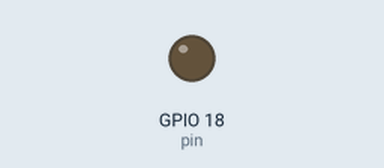
Bench run of a program on a simulated Raspberry Pi (BCM pin numbers). Parts: output pins drawn as LEDs (lit = HIGH).

Above: at 0.05 s.
At 0.95 s:
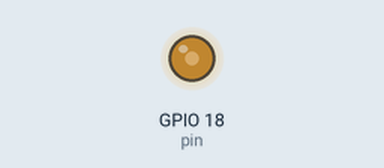
At 1.9 s:
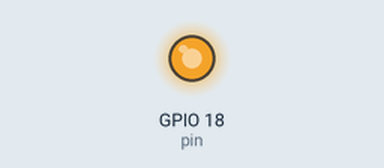
At 3.8 s:
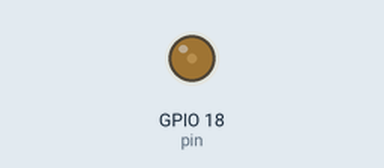
Timing chart, 0 to 5.5 s (numbered marks = the images above):
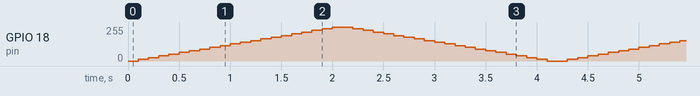

The program:

pwm_demo.py
```python
"""
circuit:

GPIO18     LED         R
 (V+) ___  ▶|  ____ /\/\/\ _______
        |                        |
        |__ voltage indicator ___|
                                 ⏚

Can you write a script to automatically go through duty cycles
in steps of 10% so that you can record the voltage along the way
on the indicator?
"""

import time
import RPi.GPIO as GPIO

# Use the GPIO numbers, *not* the physical pin numbers
GPIO.setmode(GPIO.BCM)

# Use GPIO 18, which is physical pin 12
pin = 18
GPIO.setup(pin, GPIO.OUT)

# Set the PWM frequency (Hz)
freq = 50

p = GPIO.PWM(pin, freq)
p.start(0)
try:
    while 1:
        for dc in range(0, 101, 5):
            p.ChangeDutyCycle(dc)
            time.sleep(0.1)
        for dc in range(100, -1, -5):
            p.ChangeDutyCycle(dc)
            time.sleep(0.1)
except KeyboardInterrupt:
    pass
p.stop()
GPIO.cleanup()
```
